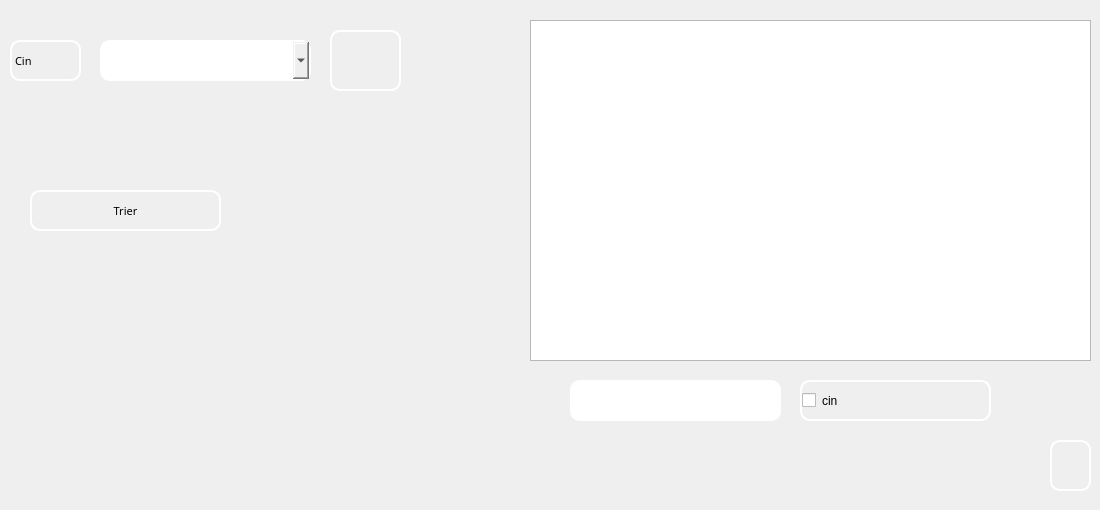
      <widget class="QWidget" name="tab_20">
       <attribute name="title">
        <string>Afficher client</string>
       </attribute>
       <widget class="QTableView" name="tabclient">
        <property name="enabled">
         <bool>true</bool>
        </property>
        <property name="geometry">
         <rect>
          <x>530</x>
          <y>20</y>
          <width>561</width>
          <height>341</height>
         </rect>
        </property>
        <property name="font">
         <font>
          <family>MS Reference Sans Serif</family>
          <pointsize>8</pointsize>
          <weight>50</weight>
          <italic>false</italic>
          <bold>false</bold>
         </font>
        </property>
        <property name="cursor" stdset="0">
         <cursorShape>PointingHandCursor</cursorShape>
        </property>
        <property name="autoFillBackground">
         <bool>true</bool>
        </property>
        <property name="styleSheet">
         <string notr="true">background-image: url(:/Desktop/ahmedqt/image/Sans titre - 1.jpg);</string>
        </property>
       </widget>
       <widget class="QPushButton" name="PDF">
        <property name="geometry">
         <rect>
          <x>1050</x>
          <y>440</y>
          <width>41</width>
          <height>51</height>
         </rect>
        </property>
        <property name="font">
         <font>
          <family>MS Reference Sans Serif</family>
          <pointsize>8</pointsize>
          <weight>50</weight>
          <italic>false</italic>
          <bold>false</bold>
         </font>
        </property>
        <property name="cursor">
         <cursorShape>PointingHandCursor</cursorShape>
        </property>
        <property name="styleSheet">
         <string notr="true">border-style: solid;
border-color: white;
border-width: 2px;
border-radius: 10px;
background-image: url(:/img/img/1200px-PDF_file_icon.svg.png);
</string>
        </property>
        <property name="text">
         <string/>
        </property>
       </widget>
       <widget class="QPushButton" name="trierclient">
        <property name="geometry">
         <rect>
          <x>30</x>
          <y>190</y>
          <width>191</width>
          <height>41</height>
         </rect>
        </property>
        <property name="font">
         <font>
          <family>MS Reference Sans Serif</family>
          <pointsize>8</pointsize>
          <weight>50</weight>
          <italic>false</italic>
          <bold>false</bold>
         </font>
        </property>
        <property name="styleSheet">
         <string notr="true">border-style: solid;
border-color: white;
border-width: 2px;
border-radius: 10px;</string>
        </property>
        <property name="text">
         <string>Trier</string>
        </property>
       </widget>
       <widget class="QCheckBox" name="cin">
        <property name="geometry">
         <rect>
          <x>800</x>
          <y>380</y>
          <width>191</width>
          <height>41</height>
         </rect>
        </property>
        <property name="styleSheet">
         <string notr="true">border-style: solid;
border-color: white;
border-width: 2px;
border-radius: 10px;</string>
        </property>
        <property name="text">
         <string>cin</string>
        </property>
       </widget>
       <widget class="QLineEdit" name="le_cin_5">
        <property name="geometry">
         <rect>
          <x>570</x>
          <y>380</y>
          <width>211</width>
          <height>41</height>
         </rect>
        </property>
        <property name="font">
         <font>
          <family>MS Reference Sans Serif</family>
          <pointsize>8</pointsize>
          <weight>50</weight>
          <italic>false</italic>
          <bold>false</bold>
         </font>
        </property>
        <property name="styleSheet">
         <string notr="true">border-style: solid;
border-color: white;
border-width: 2px;
border-radius: 10px;</string>
        </property>
       </widget>
       <widget class="QLabel" name="label_19">
        <property name="geometry">
         <rect>
          <x>10</x>
          <y>40</y>
          <width>71</width>
          <height>41</height>
         </rect>
        </property>
        <property name="font">
         <font>
          <family>MS Reference Sans Serif</family>
          <pointsize>8</pointsize>
          <weight>50</weight>
          <italic>false</italic>
          <bold>false</bold>
         </font>
        </property>
        <property name="styleSheet">
         <string notr="true">border-style: solid;
border-color: white;
border-width: 2px;
border-radius: 10px;</string>
        </property>
        <property name="text">
         <string>Cin</string>
        </property>
       </widget>
       <widget class="QPushButton" name="supprimerclient">
        <property name="geometry">
         <rect>
          <x>330</x>
          <y>30</y>
          <width>71</width>
          <height>61</height>
         </rect>
        </property>
        <property name="font">
         <font>
          <family>MS Reference Sans Serif</family>
          <pointsize>8</pointsize>
          <weight>50</weight>
          <italic>false</italic>
          <bold>false</bold>
         </font>
        </property>
        <property name="cursor">
         <cursorShape>PointingHandCursor</cursorShape>
        </property>
        <property name="styleSheet">
         <string notr="true">
background-image: url(:/img/img/ex.jpg);border-style: solid;
border-color: white;
border-width: 2px;
border-radius: 10px;</string>
        </property>
        <property name="text">
         <string/>
        </property>
       </widget>
       <widget class="QComboBox" name="comboBox">
        <property name="geometry">
         <rect>
          <x>100</x>
          <y>40</y>
          <width>211</width>
          <height>41</height>
         </rect>
        </property>
        <property name="styleSheet">
         <string notr="true">border-style: solid;
border-color: white;
border-width: 2px;
border-radius: 10px;</string>
        </property>
       </widget>
       <widget class="QLabel" name="label_9">
        <property name="geometry">
         <rect>
          <x>10</x>
          <y>380</y>
          <width>121</width>
          <height>121</height>
         </rect>
        </property>
        <property name="styleSheet">
         <string notr="true">background-image: url(:/img/img/1024px-Volkswagen_Logo_till_1995.svg.png);</string>
        </property>
        <property name="text">
         <string/>
        </property>
       </widget>
      </widget>
